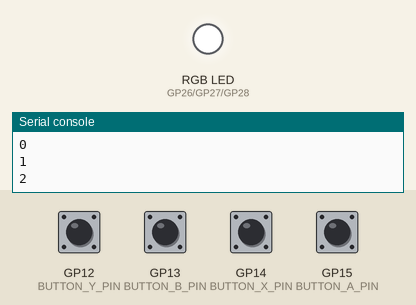
This program was run on a simulated Raspberry Pi Pico running MicroPython. On the bench: an RGB LED mixed from three pins (HIGH = lit), the last lines printed to the serial console. The test bench sets the inputs (shaded band); at power-on: GP12 (BUTTON_Y_PIN), GP13 (BUTTON_B_PIN), GP14 (BUTTON_X_PIN), GP15 (BUTTON_A_PIN) HIGH.

Above: at 1.2 s.
1.3 s: GP12 (BUTTON_Y_PIN) pulled LOW for 0.6 s
At 2.7 s:
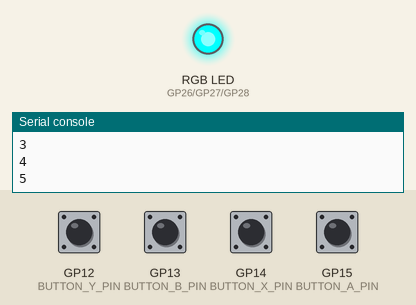
3.4 s: GP13 (BUTTON_B_PIN) pulled LOW for 0.6 s
At 4.3 s:
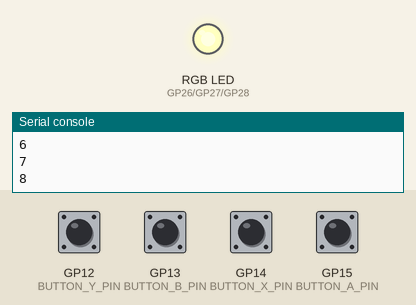
5.5 s: GP14 (BUTTON_X_PIN) pulled LOW for 0.6 s
At 5.9 s:
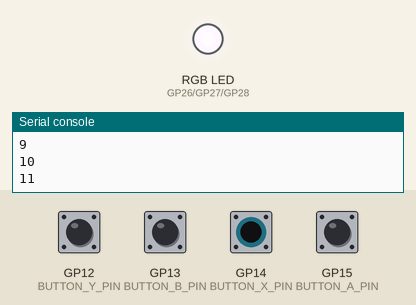
7.6 s: GP15 (BUTTON_A_PIN) pulled LOW for 0.6 s
At 9.1 s:
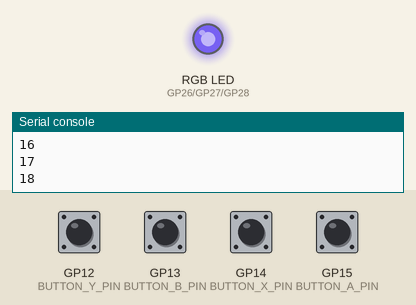
9.7 s: GP12 (BUTTON_Y_PIN) pulled LOW for 1 s
At 10.7 s:
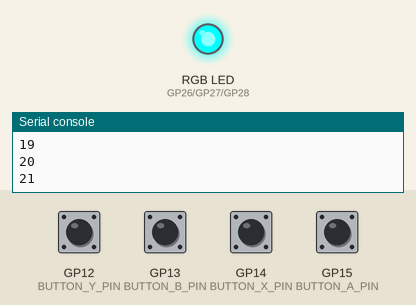
12.2 s: GP13 (BUTTON_B_PIN) pulled LOW for 1 s
At 13.9 s:
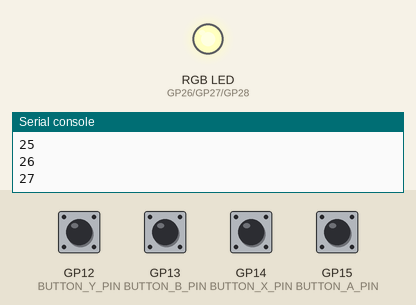
Timing chart, 0 to 19.5 s (numbered marks = the images above; inputs shaded):
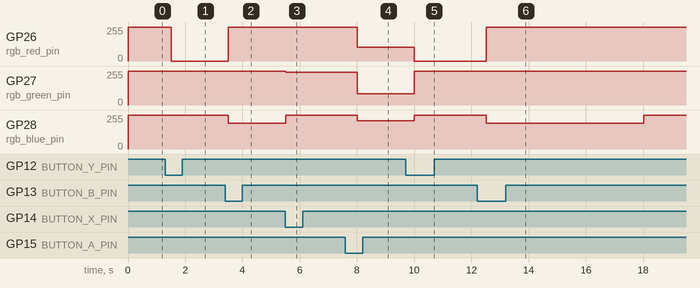

Measured:
- after the input at 1.3 s, GP26 (rgb_red_pin): 255/255 → 0/255 after 0.20 s
- after the input at 3.4 s, GP26 (rgb_red_pin): 0/255 → 255/255 after 0.10 s; GP28 (rgb_blue_pin): 255/255 → 192/255 after 0.10 s
- after the input at 5.5 s, GP27 (rgb_green_pin): 255/255 → 247/255 at once; GP28 (rgb_blue_pin): 192/255 → 255/255 at once
- after the input at 7.6 s, GP26 (rgb_red_pin): 255/255 → 105/255 after 0.41 s; GP27 (rgb_green_pin): 247/255 → 85/255 after 0.41 s; GP28 (rgb_blue_pin): 255/255 → 213/255 after 0.41 s
- after the input at 9.7 s, GP26 (rgb_red_pin): 105/255 → 0/255 after 0.31 s; GP27 (rgb_green_pin): 85/255 → 255/255 after 0.31 s; GP28 (rgb_blue_pin): 213/255 → 255/255 after 0.31 s
- after the input at 12.2 s, GP26 (rgb_red_pin): 0/255 → 255/255 after 0.31 s instead of 3.3 s; GP28 (rgb_blue_pin): 255/255 → 192/255 after 0.31 s, → 255/255 5.5 s later

The program:

PimDisplayPack28.py
```python
#
from machine import Pin, SPI, PWM
import time

## Button constants
BUTTON_A_PIN = const (15)
BUTTON_B_PIN = const (13)
BUTTON_X_PIN = const (14)
BUTTON_Y_PIN = const (12)
## RGB LED constants
RGB_RED_PIN = const (26)
RGB_GREEN_PIN = const (27)
RGB_BLUE_PIN = const (28)
RGB_FREQ = const (1000)

class PimoroniGPIO () :
    def __init__ (self ,
                  pin_read_delay = 300) :
        ticks_ms = time.ticks_ms ()
        ## Button set up
        self.pin_read_delay = pin_read_delay
        self.buttons = {
            "A" : {
                "pin" : Pin (BUTTON_A_PIN, Pin.IN, Pin.PULL_UP) ,
                "next_read_ms" : ticks_ms ,
                "pushed" : False
                } ,
            "B" : {
                "pin" : Pin (BUTTON_B_PIN, Pin.IN, Pin.PULL_UP) ,
                "next_read_ms" : ticks_ms ,
                "pushed" : False
                } ,
            "X" : {
                "pin" : Pin (BUTTON_X_PIN, Pin.IN, Pin.PULL_UP) ,
                "next_read_ms" : ticks_ms ,
                "pushed" : False
                } ,
            "Y" : {
                "pin" : Pin (BUTTON_Y_PIN, Pin.IN, Pin.PULL_UP) ,
                "next_read_ms" : ticks_ms ,
                "pushed" : False
                }
            }
        ## RGB LED set up
        self.rgb_red_pin = PWM (Pin (RGB_RED_PIN), freq = RGB_FREQ)
        self.rgb_green_pin = PWM (Pin (RGB_GREEN_PIN), freq = RGB_FREQ)
        self.rgb_blue_pin = PWM (Pin (RGB_BLUE_PIN), freq = RGB_FREQ)
        self.set_rgb_led (0, 0, 0)   # Turn off

    ## Button methods
    def read_button_pin (self, button_entry) :
        current_ticks_ms = time.ticks_ms ()
        if current_ticks_ms >= button_entry ["next_read_ms"] :
            if button_entry ["pin"].value () == 0 :
                button_entry ["pushed"] = True
            else :
                button_entry ["pushed"] = False
            button_entry ["next_read_ms"] = current_ticks_ms
        return button_entry ["pushed"]
    def read_button (self, button_id) :
        return self.read_button_pin (self.buttons [button_id])
    def read_buttons (self, button_list = ["A", "B", "X", "Y"]) :
        ret_reads = {}
        for button_id in button_list :
            ret_reads [button_id] = self.read_button (button_id)
        return ret_reads
    def set_alias (self, alias_id, button_id) :
        self.buttons [alias_id] = self.buttons [button_id]
        #print (self.buttons)

    ## RGB LED methods
    def set_rgb_led (self, red, green, blue) :
        #red = red >> 2
        red = red % 64
        greed = green % 64
        blue = blue % 64
        self.rgb_red_pin.duty_u16 (((63 - red) * 65535) // 63)     # RED
        self.rgb_green_pin.duty_u16 (((63 - green) * 65535) // 63) # GREEN:
        self.rgb_blue_pin.duty_u16 (((255 - blue) * 65535) // 255)  # BLUE:
        #return
        #self.rgb_red_pin.duty_u16 ((red * 65535) // 255)     # RED
        #self.rgb_green_pin.duty_u16 ((green * 65535) // 255) # GREEN:
        #self.rgb_blue_pin.duty_u16 ((blue * 65535) // 255)  # BLUE:
        return
        print ("rgb:",int(red * 65535 / 255),int(blue * 65535 / 255),int(green * 65535 / 255))
        self.rgb_red_pin.duty_u16 (int(red * 65535 / 255))    # RED
        self.rgb_green_pin.duty_u16 (int(green * 65535 / 255)) # GREEN:
        self.rgb_blue_pin.duty_u16 (int(blue * 65535 / 255))  # BLUE:


#-------------------------------------------------
if __name__ == "__main__" :
    led_on_ms = 5000
    Pim = PimoroniGPIO ()
    Pim.set_alias ("HOME", "A")
    Pim.set_alias ("NEXT_PAGE", "X")
    Pim.set_alias ("PREVIOUS_PAGE", "Y")
    led_turn_off_ms = None
    test_col = 0
    for count in range (0, 256) :
        button = Pim.read_buttons (("HOME", "NEXT_PAGE", "PREVIOUS_PAGE", "B"))
        #print (button)
        print (count)
        #Pim.set_rgb_led (count, 0, count)
        #time.sleep (0.1)
        #continue

        ticks_ms = time.ticks_ms ()
        if button ["HOME"] :
            Pim.set_rgb_led (165, 42, 42)
            led_turn_off_ms = time.ticks_add (ticks_ms, led_on_ms)
        elif button ["NEXT_PAGE"] :
            Pim.set_rgb_led (0, 128, 0)    # Green
            led_turn_off_ms = time.ticks_add (ticks_ms, led_on_ms)
        elif button ["PREVIOUS_PAGE"] :
            Pim.set_rgb_led (255, 0, 0)    # Red
            led_turn_off_ms = time.ticks_add (ticks_ms, led_on_ms)
        elif button ["B"] :
            Pim.set_rgb_led (0, 0, 255)    # Blue
            led_turn_off_ms = time.ticks_add (ticks_ms, led_on_ms)
        if led_turn_off_ms is not None :
            if time.ticks_diff (ticks_ms, led_turn_off_ms) >= 0 :
                Pim.set_rgb_led (0, 0, 0)  # Black
                led_turn_off_ms = None
        time.sleep (0.5)
```
